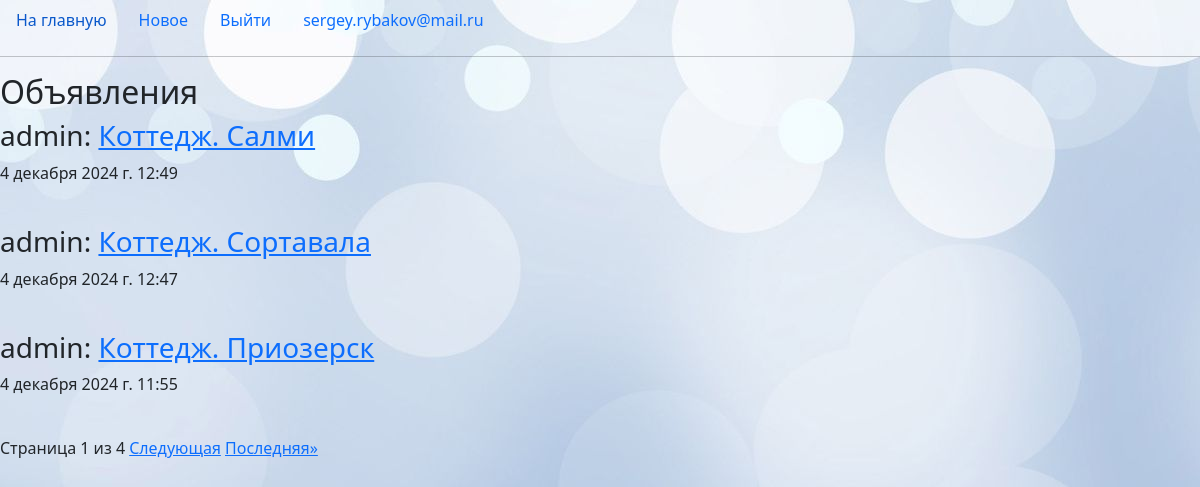
Screenshot of /blog/posts/ (signed in) with the database file from the repository.
### users/models.py (models this page shows)
class CustomUser(AbstractUser):
    phone = models.CharField(max_length=20, verbose_name="Телефон")
    city = models.CharField(max_length=100, verbose_name="Город")
    image = models.ImageField(upload_to="users/", null=True, verbose_name="Image")

### blog/models.py (models this page shows, shortened)
class Post(models.Model):
    author = models.ForeignKey(User, on_delete=models.CASCADE, verbose_name="Author")
    title = models.CharField(max_length=200, verbose_name="Title")
    text = models.TextField(verbose_name="Post text")
    created_at = models.DateTimeField(default=timezone.now, verbose_name="Created at", editable=False)
    image = models.ImageField(upload_to='posts/', null=True, verbose_name='Image')
    slug = models.SlugField(max_length=200, unique=True, editable=False, null=True)
    def get_absolute_url(self):
        return reverse('blog:post_detail', kwargs={'slug': self.slug})
    class Meta:
        verbose_name = "Post"           # table name
        verbose_name_plural = "Posts"   # table name plural

### blog/views.py (the view)
# urls.py: path('posts/', post_list, name='post_list'),
def post_list(request):
    posts = Post.objects.all().order_by('-created_at')
    paginator = Paginator(posts, 3)
    page_number = request.GET.get('page')
    page_obj = paginator.get_page(page_number)
    context = {
        'title': 'Posts',
        'page_obj': page_obj
    }
    return render(request, template_name='blog/posts.html', context=context)

### blog/templates/blog/posts.html (shortened to what this page needs)
{% extends 'blog/base.html' %}
{% block content %}
<h2>Объявления</h2>
{% for post in page_obj %}
    <h3>{{post.author}}: <a href="{{ post.get_absolute_url }}">{{post.title}}</a></h3>
    <p>{{post.created_at}}</p>
    <br>
{% endfor %}
<div class="pagination">
    <span class="step-links">
        <span class="current">
            Страница {{ page_obj.number }} из {{ page_obj.paginator.num_pages }}
        </span>
        {% if page_obj.has_next %}
            <a href="?page={{ page_obj.next_page_number}}">Следующая</a>
            <a href="?page={{ page_obj.paginator.num_pages }}">Последняя&raquo;</a>
        {% endif %}
    </span>
</div>
{% endblock content %}

### blog/templates/blog/base.html (shortened to what this page needs)
{% load static %}
<!DOCTYPE html>
<html lang="en">
<head>
    <link href="https://cdn.jsdelivr.net/npm/bootstrap@5.3.3/dist/css/bootstrap.min.css" rel="stylesheet">
</head>
<body style="background-image: url('{% static 'img/background2.png' %}')">
<nav class="nav">
  <a class="nav-link" href="{% url 'blog:index' %}">На главную</a>
  {% if user.is_authenticated %}
  <a class="nav-link" href="{% url 'blog:add_post' %}">Новое</a>
  <a class="nav-link" href="{% url 'users:logout' %}">Выйти</a>
  <a class="nav-link" href="{% url 'users:detail' pk=user.pk %}">{{user.username}}</a>
  {% endif %}
</nav>
<hr>
{% block content %}
{% endblock content %}
</body>
</html>

### rows the page displays
CustomUser: username "sergey.rybakov@mail.ru"
Post: author "admin", title "Коттедж. Салми", created_at "4 декабря 2024 г. 12:49"
Post: author "admin", title "Коттедж. Сортавала", created_at "4 декабря 2024 г. 12:47"
Post: author "admin", title "Коттедж. Приозерск", created_at "4 декабря 2024 г. 11:55"

### other values shown
{{ page_obj.number }} "1"
{{ page_obj.paginator.num_pages }} "4"
